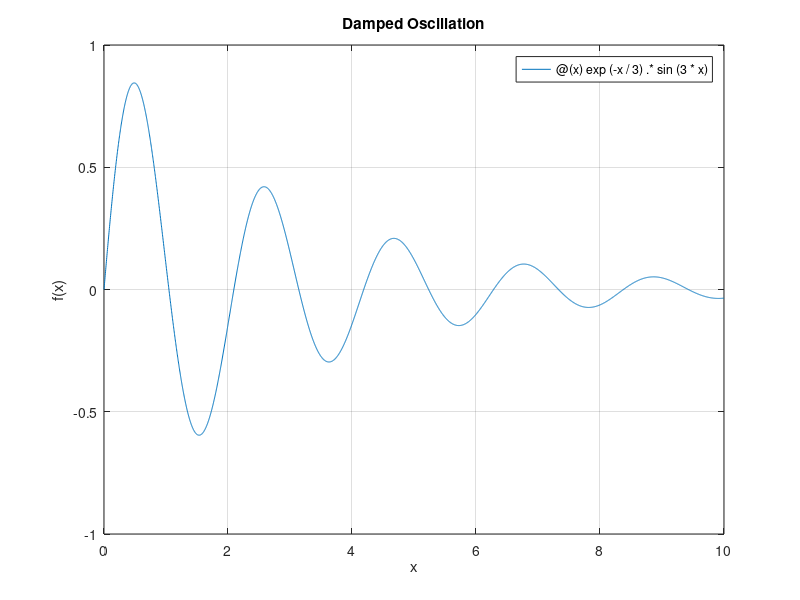

The MATLAB source for this figure:
% sol0536_1.m - 5.3.6 연습문제 1
% fplot으로 감쇠 진동 f(x) = exp(-x/3)*sin(3x) 를 [0,10]에서 그린다.

clear; clc; close all

fplot(@(x) exp(-x/3) .* sin(3*x), [0, 10])
xlabel("x"); ylabel("f(x)")
title("Damped Oscillation")
grid on
